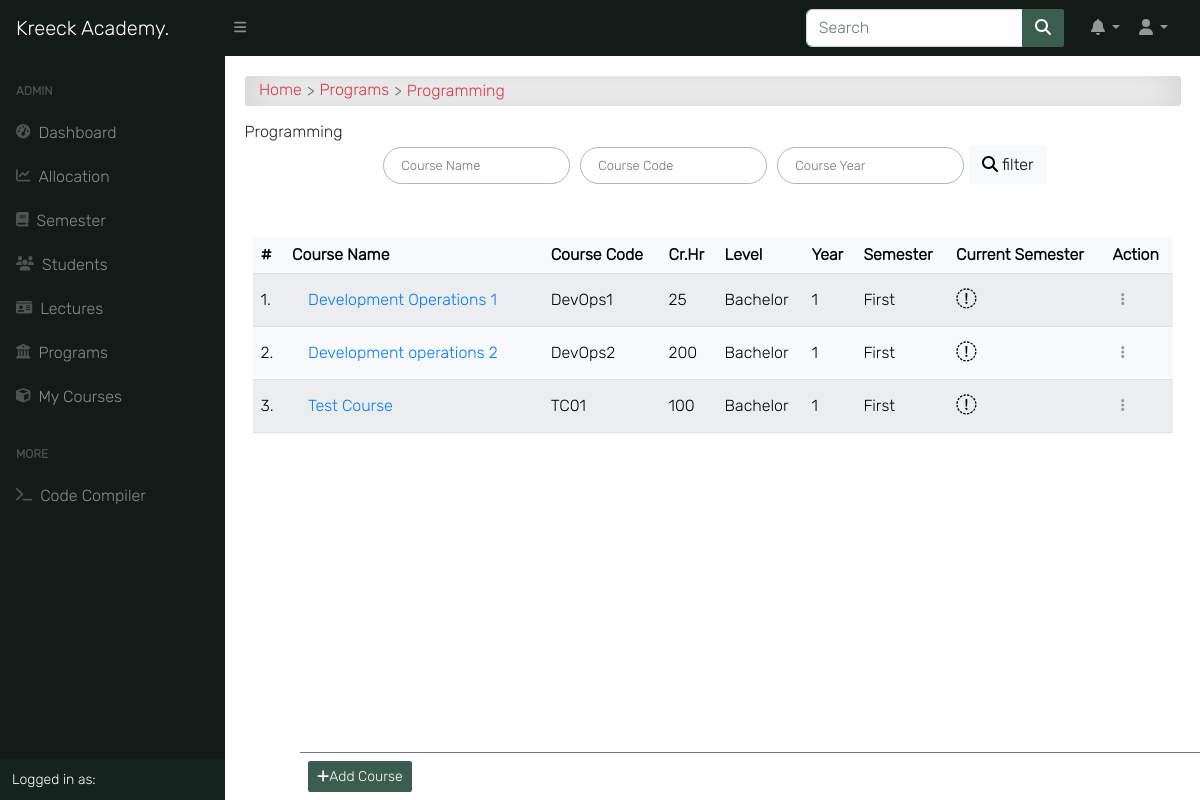
The app's page /programs/1/detail/ (signed in) with its own data.
### course/models.py (models this page shows, shortened)
class Program(models.Model):
    title = models.CharField(max_length=150, unique=True)
    summary = models.TextField(null=True, blank=True)
    objects = ProgramManager()

class Course(models.Model):
    slug = models.SlugField(blank=True, unique=True)
    title = models.CharField(max_length=200, null=True)
    code = models.CharField(max_length=200, unique=True, null=True)
    credit = models.IntegerField(null=True, default=0)
    summary = models.TextField(max_length=200, blank=True, null=True)
    program = models.ForeignKey(Program, on_delete=models.CASCADE)
    level = models.CharField(max_length=25, choices=LEVEL, null=True)
    year = models.IntegerField(choices=YEARS, default=0)
    semester = models.CharField(choices=SEMESTER, max_length=200)
    is_elective = models.BooleanField(default=False, blank=True, null=True)
    price = models.DecimalField(max_digits=10, decimal_places=2, default=0.00)
    objects = CourseManager()
    def get_absolute_url(self):
        return reverse('course_detail', kwargs={'slug': self.slug})
    @property
    def is_current_semester(self):
        from app.models import Semester
        current_semester = Semester.objects.get(is_current_semester=True)
        return self.semester == current_semester.semester

### course/views.py (the view)
# urls.py: path('<int:pk>/detail/', program_detail, name='program_detail'),
@login_required
def program_detail(request, pk):
    program = Program.objects.get(pk=pk)
    courses = Course.objects.filter(program_id=pk).order_by('-year')
    credits = Course.objects.aggregate(Sum('credit'))
    paginator = Paginator(courses, 10)
    page = request.GET.get('page')
    courses = paginator.get_page(page)
    return render(request, 'course/program_single.html', {
        'title': program.title,
        'program': program, 'courses': courses, 'credits': credits
    }, )

### templates/course/program_single.html (shortened to what this page needs)
{% extends 'base.html' %}
{% load static %}
{% block content %}
<div id="input-nav"><a href="{% url 'home' %}" class="primary1">Home</a>
    <a href="{% url 'programs' %}" class="primary1">Programs</a> {{ program.title }}
</div>
{% if request.user.is_superuser %}
<div class="manage-wrap">
    <a class="btn btn-sm btn-primary" href="{% url 'course_add' pk=program.pk %}"><i class="fas fa-plus"></i>Add
        Course</a>
</div>
{% endif %}
{% if program %}
<div class="title">{{ program.title }}</div>
{% endif %}
<div class="content-center">
    <form class="search-form" action="." method="GET">
        <input class="au-input" type="text" name="name" placeholder="Course Name" value="{{ request.GET.name }}" />
        <input class="au-input" type="text" name="code" placeholder="Course Code" value="{{ request.GET.code }}" />
        <input class="au-input" type="number" name="year" placeholder="Course Year" value="{{ request.GET.year }}" />
        <button class="btn btn-light" type="submit">
            <i class="fas fa-search"></i> filter
        </button>
    </form>
</div>
<div class="table-responsive p-0 px-2 mt-5">
    <div class="table-shadow">
        <table class="table table-light table-striped">
            <thead>
                <tr>
                    <th>#</th>
                    <th> Course Name </th>
                    <th> Course Code </th>
                    <th> Cr.Hr </th>
                    <th> Level </th>
                    <th> Year </th>
                    <th> Semester </th>
                    <th> Current Semester </th>
                    {% if request.user.is_superuser %}
                    <th>Action</th>
                    {% endif %}
                </tr>
            </thead>
            <tbody>
                {% for course in courses %}
                <tr>
                    <td>{{ forloop.counter }}.</td>
                    <td><a href="{{ course.get_absolute_url }}">
                            {{ course.title }}</a></td>
                    <td>{{ course.code }}</td>
                    <td>{{ course.credit }}</td>
                    <td>{{ course.level }}</td>
                    <td>{{ course.year }}</td>
                    <td>{{ course.semester }}</td>
                    <th>
                        {% if course.is_current_semester == False %}
                        <i class="fas fa-times-circle fa-1-5x danger"></i>
                        {% elif course.is_current_semester == True %}
                        <i class="fas fa-check-circle fa-1-5x"></i>
                        {% endif %}
                    </th>
                    {% if request.user.is_superuser %}
                    <td>
                        <div class="dropdown">
                            <button class="btn btn-sm" id="dropdownMenuButton" data-toggle="dropdown"
                                aria-haspopup="true" aria-expanded="false">
                                <i class="fas fa-ellipsis-v"></i>
                            </button>
                        </div>
                    </td>
                    {% endif %}
                </tr>
                {% endfor %}
            </tbody>
        </table>
    </div>
</div>
{% endblock content %}

### static/css/all.css (style rules this page uses)
.fa-plus:before { content: "\f067"; }

### static/css/style.css (style rules this page uses)
*, body { font-family: "Inter", sans-serif; }
body { background-color: #ffffff; }
.btn { border-radius: 2px; }
.fa-1-5x { font-size: 1.3em; }
.table td, .table th { vertical-align: middle; }
.table tbody > tr > td > a { display: -webkit-box; display: -ms-flexbox; display: flex; color: #007bff; padding: 0.5rem 1rem; -webkit-transition: 0.2s; transition: 0.2s; }
.table .dropdown #dropdownMenuButton { color: #999; }
.content-center { display: -webkit-box; display: -ms-flexbox; display: flex; -webkit-box-pack: center; -ms-flex-pack: center; justify-content: center; -ms-flex-wrap: wrap; flex-wrap: wrap; max-width: 1500px; }
.search-form { display: -webkit-box; display: -ms-flexbox; display: flex; -ms-flex-wrap: wrap; flex-wrap: wrap; -webkit-box-align: center; -ms-flex-align: center; align-items: center; }
.search-form input { margin: 5px; }
.manage-wrap { position: fixed; bottom: 0; right: 0; left: 300px; padding: 0.5rem; z-index: 10; background-color: rgba(255, 255, 255, 0.8); border-top: 1px solid #6c757d; -webkit-transition: 0.3s; transition: 0.3s; }
.au-input { display: -webkit-box; display: -ms-flexbox; display: flex; width: auto; line-height: 35px; border: 1.8px solid #adb5bd; font-family: inherit; font-size: 13px; color: #adb5bd; background: transparent; padding: 0 17px; border-radius: 100px; -webkit-transition: all 0.2s ease; transition: all 0.2s ease; }
.dropdown { display: -webkit-box; display: -ms-flexbox; display: flex; -webkit-box-align: center; -ms-flex-align: center; align-items: center; position: relative; }
#input-nav { display: -webkit-box; display: -ms-flexbox; display: flex; -ms-flex-wrap: wrap; flex-wrap: wrap; -webkit-box-align: center; -ms-flex-align: center; align-items: center; padding: 0.3rem 0.9rem; margin-bottom: 1rem; color: #dc3545; border-radius: 3px; background-color: #fff !important; -webkit-box-shadow: inset 0 0 2.5rem rgba(0, 0, 0, 0.2); box-shadow: inset 0 0 2.5rem rgba(0, 0, 0, 0.2); }
#input-nav a { color: #dc3545; }
#input-nav a::after { content: ">"; color: #666; margin: 0 5px; vertical-align: middle; }
a { color: #666; text-decoration: none; }

### records on screen
Program: title "Programming"
Course: title "Development Operations 1", code "DevOps1", credit "25", level "Bachelor", year "1", semester "First"
Course: title "Development operations 2", code "DevOps2", credit "200", level "Bachelor", year "1", semester "First"
Course: title "Test Course", code "TC01", credit "100", level "Bachelor", year "1", semester "First"
